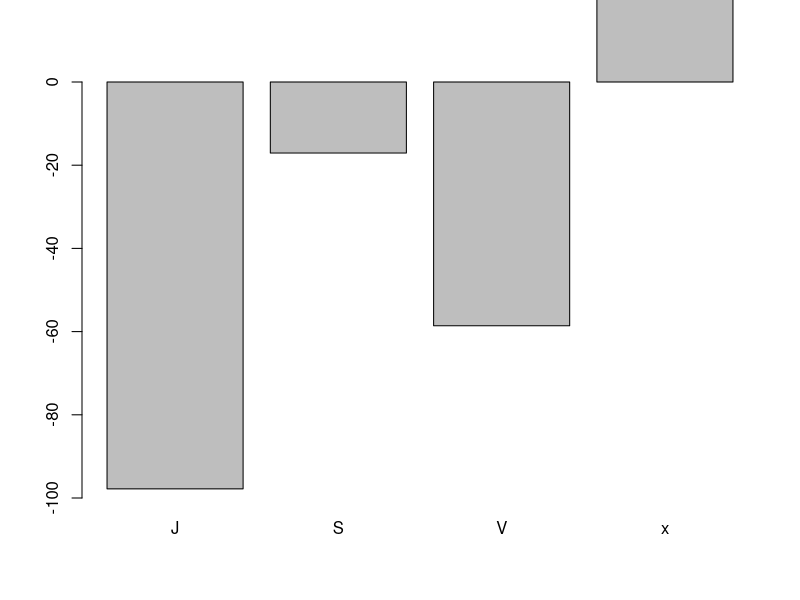
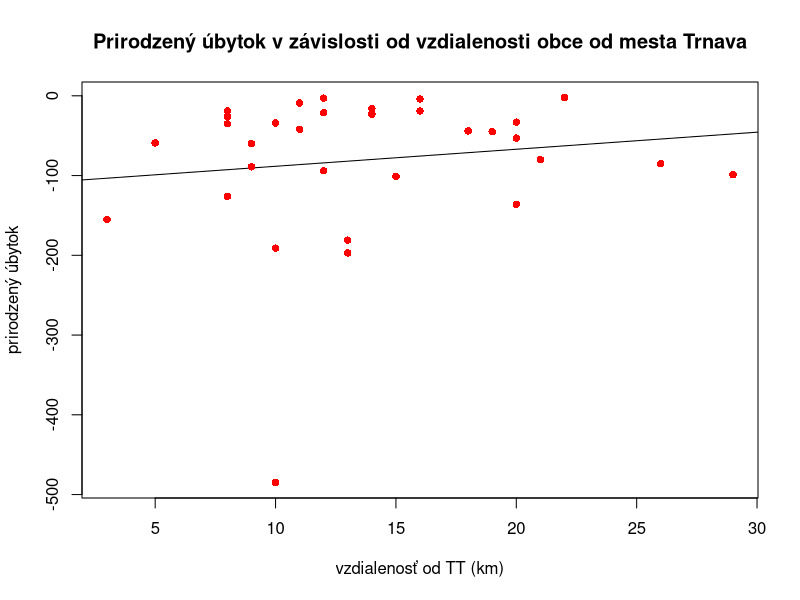
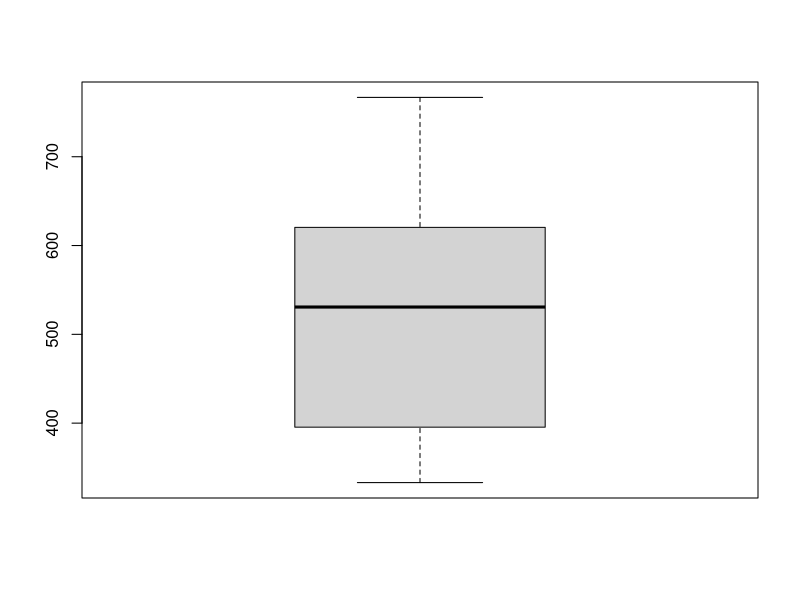
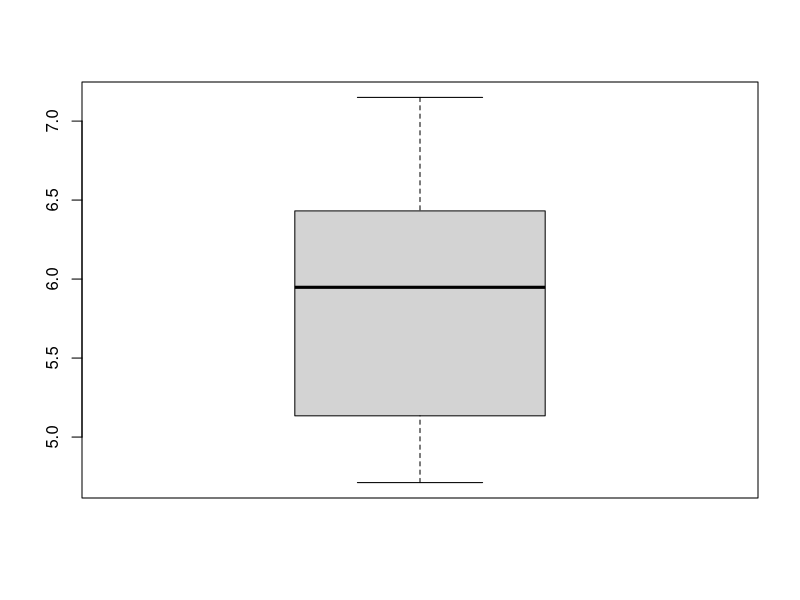
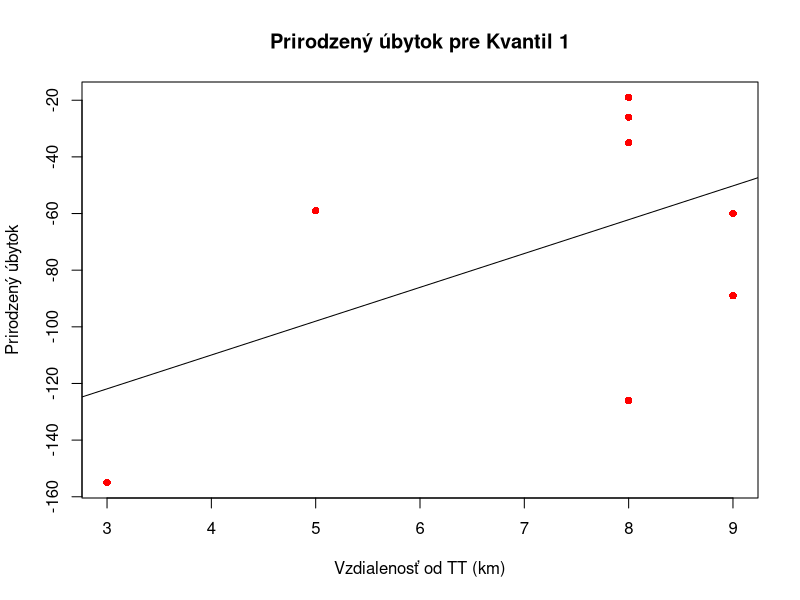
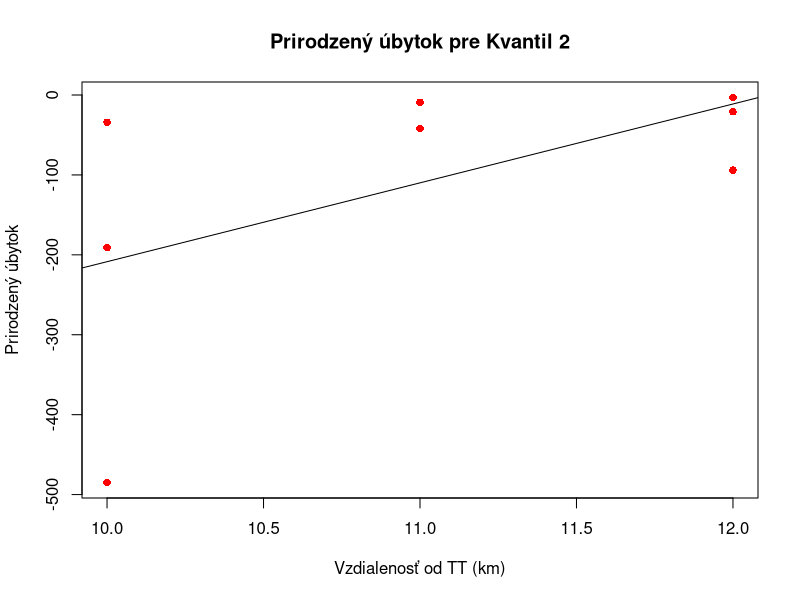
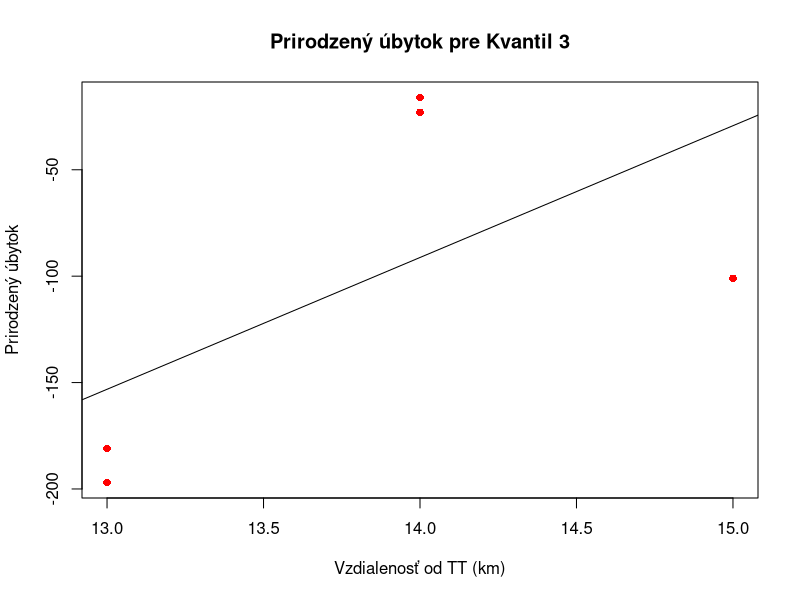
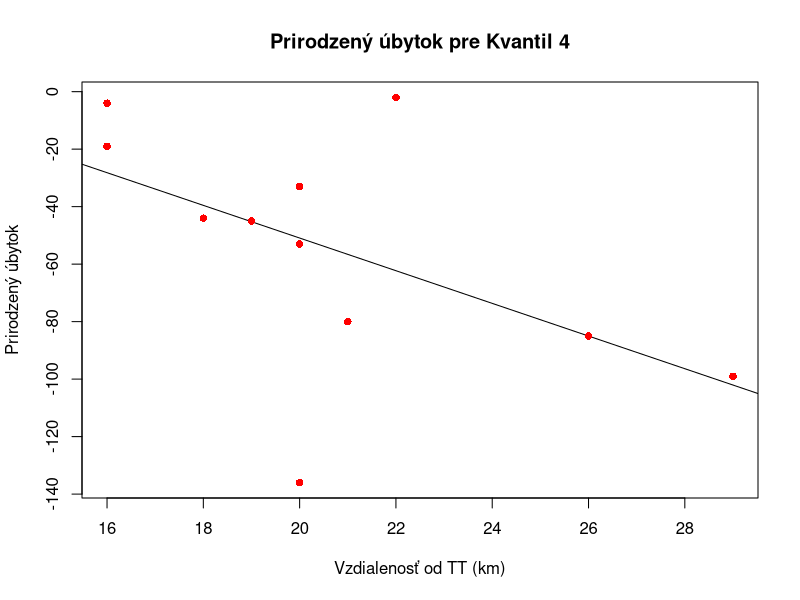

The R script that drew these images, in order: (Note: this script raises an error after producing the figures.)
## ---- chunk 1
# for rendering run this command in console:
# rmarkdown::render("project.Rmd", "html_notebook")
library(tidyverse)  
library(gmodels)
data <- read_csv("data/dataset.csv")
## ---- chunk 2
averageDistance_nb = data %>%
  select(`Vzdialenosť od Trnavy(km)`, `Svetová strana od Trnavy`) %>%
  group_by(`Svetová strana od Trnavy`) %>%
  summarise(priemerna_vzdialenost=mean(strtoi(`Vzdialenosť od Trnavy(km)`)),
            pocet_obci=n())

# 4. riadok vynechaný kvôli mestu trnava
averageDistance_nb[-4,]
## ---- chunk 3
naturalBalance_all = data %>%
  select(1:57, `Vzdialenosť od Trnavy(km)`, `Svetová strana od Trnavy`) %>%
  mutate(spolu_narodených=rowSums(across(2:29)),
         spolu_zomretých=rowSums(across(30:57)),
         spolu_prirodzený_prírastok=spolu_narodených-spolu_zomretých
         ) %>%
  select(1, 58, 59, 60, 61, 62) 

naturalBalance_all %>%
  arrange(`spolu_prirodzený_prírastok`)

## ---- chunk 4

naturalDecrease_all = naturalBalance_all[-0:-2,] %>%
  filter(spolu_prirodzený_prírastok < 0)
naturalDecrease_all

## ---- chunk 5
nrow(naturalDecrease_all)
## ---- chunk 6
dying_muni_total = naturalDecrease_all %>%
  group_by(`Svetová strana od Trnavy`) %>%
  summarise(počet_vymierajúcich_obcí=n())

dying_muni_total
## ---- chunk 7
naturalIncrease_all = data %>%
  select(1:57, `Vzdialenosť od Trnavy(km)`,`Svetová strana od Trnavy`) %>%
  mutate(spolu_narodených=rowSums(across(2:29)),
         spolu_zomretých=rowSums(across(30:57)),
         increase=spolu_narodených-spolu_zomretých
         ) %>%
  select(1, `Vzdialenosť od Trnavy(km)`,`Svetová strana od Trnavy`, `increase`) %>%
  group_by(`Svetová strana od Trnavy`) %>%
  summarise(priemerný_pokles = mean(`increase`))

naturalIncrease_all <- naturalIncrease_all[-4,]
naturalIncrease_all

## ---- chunk 8
barplot(naturalIncrease_all[["priemerný_pokles"]],ylim=c(-100,0), names.arg=naturalIncrease_all[["Svetová strana od Trnavy"]])
## ---- chunk 9
merge(averageDistance_nb[-4,], naturalIncrease_all)
## ---- chunk 10

temporary_nb=data[-1,"Vzdialenosť od Trnavy(km)"]
quantile_values=quantile(strtoi(temporary_nb[["Vzdialenosť od Trnavy(km)"]]))


naturalBalance_quantiled = naturalBalance_all %>% 
  mutate(quantile=(ifelse(strtoi(`Vzdialenosť od Trnavy(km)`) <= quantile_values[2] , 1,
                   ifelse(strtoi(`Vzdialenosť od Trnavy(km)`) > quantile_values[2] & strtoi(`Vzdialenosť od Trnavy(km)`) <= quantile_values[3],2,
                   ifelse(strtoi(`Vzdialenosť od Trnavy(km)`)>quantile_values[3] & strtoi(`Vzdialenosť od Trnavy(km)`) < quantile_values[4],3,4))))) %>% 
  filter(spolu_prirodzený_prírastok < 0)

naturalBalance_quantiled

## ---- chunk 11
quantiled_data_splited=split(naturalBalance_quantiled[-0:-2,], naturalBalance_quantiled[-0:-2,]$quantile)
quantiled_data_splited
## ---- chunk 12

distance_nb = strtoi(naturalBalance_quantiled[-0:-2,]$`Vzdialenosť od Trnavy(km)`)
increase_nb = naturalBalance_quantiled[-0:-2,]$`spolu_prirodzený_prírastok`

fit_nb <- lm(increase_nb ~  distance_nb , data=naturalBalance_quantiled[-0:-2,])

plot(
  distance_nb,
  increase_nb,
  xlab = "vzdialenosť od TT (km)",
  ylab = "prirodzený úbytok",
  col="red",  
  pch=16,
  abline(fit_nb),
  main = "Prirodzený úbytok v závislosti od vzdialenosti obce od mesta Trnava",
  
)

## ---- chunk 13

data_sample <- map(1:40, ~naturalBalance_quantiled[sort(sample(1:dim(naturalBalance_quantiled)[1], size = 0.5*dim(naturalBalance_quantiled)[1])),])
models <- map(data_sample, ~lm(.x$`Vzdialenosť od Trnavy(km)` ~ .x$`spolu_prirodzený_prírastok` ))
listOfFunctions <- list(coefficients= coef, residuals = residuals)
f <- function(x) {sapply(listOfFunctions, function(g) g(x))}
extractedData <- map(models, ~f(.x))


sd(map_dbl(models, ~coef(.x)[1]))
sd(map_dbl(models, ~coef(.x)[2]))

rss <- map_dbl(models, ~ sum(resid(.x)^2))
rse <- map_dbl(rss, ~sqrt(.x/(0.5*dim(naturalBalance_quantiled)[1]-2)))

boxplot(rss)
boxplot(rse)
## ---- chunk 14

cfs <- map_dbl(models, ~ coef(.x)[2])
t.test(cfs, mu=0)

## ---- chunk 15

temp=quantiled_data_splited[1]

fit_nb_q1 <- lm(temp[[1]]$`spolu_prirodzený_prírastok` ~  strtoi(temp[[1]]$`Vzdialenosť od Trnavy(km)`) , data=temp)

plot(
  temp[[1]]$`Vzdialenosť od Trnavy(km)`,
  temp[[1]]$`spolu_prirodzený_prírastok`,
  xlab = "Vzdialenosť od TT (km)",
  ylab = "Prirodzený úbytok",
  abline(fit_nb_q1),
  col="red",  
  pch=16,
  main = "Prirodzený úbytok pre Kvantil 1",
)

## ---- chunk 16

temp=quantiled_data_splited[2]

fit_nb_q2 <- lm(temp[[1]]$`spolu_prirodzený_prírastok` ~  strtoi(temp[[1]]$`Vzdialenosť od Trnavy(km)`) , data=temp)

plot(
  temp[[1]]$`Vzdialenosť od Trnavy(km)`,
  temp[[1]]$`spolu_prirodzený_prírastok`,
  xlab = "Vzdialenosť od TT (km)",
  ylab = "Prirodzený úbytok",
  abline(fit_nb_q2),
  col="red",  
  pch=16,
  main = "Prirodzený úbytok pre Kvantil 2",
)

## ---- chunk 17

temp=quantiled_data_splited[3]

fit_nb_q3 <- lm(temp[[1]]$`spolu_prirodzený_prírastok` ~  strtoi(temp[[1]]$`Vzdialenosť od Trnavy(km)`) , data=temp)

plot(
  temp[[1]]$`Vzdialenosť od Trnavy(km)`,
  temp[[1]]$`spolu_prirodzený_prírastok`,
  xlab = "Vzdialenosť od TT (km)",
  ylab = "Prirodzený úbytok",
  abline(fit_nb_q3),
  col="red",  
  pch=16,
  main = "Prirodzený úbytok pre Kvantil 3",
)

## ---- chunk 18

# Tento graf je veľmi zaujímavý nakoľko ide naopak ako ostatné
temp=quantiled_data_splited[4]

fit_nb_q4 <- lm(temp[[1]]$`spolu_prirodzený_prírastok` ~  strtoi(temp[[1]]$`Vzdialenosť od Trnavy(km)`) , data=temp)

plot(
  temp[[1]]$`Vzdialenosť od Trnavy(km)`,
  temp[[1]]$`spolu_prirodzený_prírastok`,
  xlab = "Vzdialenosť od TT (km)",
  ylab = "Prirodzený úbytok",
  abline(fit_nb_q4),
  col="red",  
  pch=16,
  main = "Prirodzený úbytok pre Kvantil 4",
)

## ---- chunk 19
migration_all = data %>%
  mutate(spolu_pristahovanych = rowSums(across(86:112)),
         spolu_odstahovanych = rowSums(across(113:139)),
         spolu_saldo = rowSums(across(140:166)),
         spolu_celkovy_prirastok = rowSums(across(167:193))) %>%
  select(1, 194:198) %>%
  arrange(spolu_saldo)

# remove last row, because it is NA
migration_all <- migration_all[1:(dim(migration_all)[1] - 1),]
migration_all
## ---- chunk 20
migration_all %>%
  select(1, `Vzdialenosť od Trnavy(km)`, spolu_saldo) %>%
  filter(`Vzdialenosť od Trnavy(km)` != 'x') %>%
  arrange(desc(`spolu_saldo`))
## ---- chunk 21
odstahovany_all = migration_all %>%
  filter(spolu_saldo < 0)
odstahovany_all
## ---- chunk 22
data %>%
  select(1, `Vzdialenosť od Trnavy(km)`) %>%
  filter(`Vzdialenosť od Trnavy(km)` != 'x') %>%
  arrange(desc(strtoi(`Vzdialenosť od Trnavy(km)`)))
## ---- chunk 23
odstahovany_muni_total = odstahovany_all %>%
  group_by(`Svetová strana od Trnavy`) %>%
  summarise(odstahovany_municipalities=n())
odstahovany_muni_total
## ---- chunk 24
saldo_mean_direction = migration_all %>%
  filter(`Svetová strana od Trnavy` != 'x') %>%
  group_by(`Svetová strana od Trnavy`) %>%
  summarise(mean_spolu_saldo = mean(`spolu_saldo`))
saldo_mean_direction
## ---- chunk 25
max_saldo_mean = max(saldo_mean_direction['mean_spolu_saldo'])
barplot(
  saldo_mean_direction[["mean_spolu_saldo"]],ylim=c(0, max_saldo_mean + 100), 
  names.arg=saldo_mean_direction[["Svetová strana od Trnavy"]]
  )

## ---- chunk 26
tt_spolu_saldo = migration_all[1,n_col]
tt_spolu_saldo
## ---- chunk 27
sum_saldo = migration_all %>% 
  filter(spolu_saldo > 0) %>%
  summarise(sum(spolu_saldo))
sum_saldo
## ---- chunk 28
sum_saldo + tt_spolu_saldo
## ---- chunk 29
n_row = dim(migration_all)[1] # number of rows
n_col = dim(migration_all)[2] # number of cols

distance = strtoi(migration_all[[2]][2:n_row]) # take x as distance apart from TT
saldo = strtoi(migration_all[[n_col]][2:n_row]) # take y as migracne saldo aparto from TT

fit_migration <- lm(saldo ~ distance, data=migration_all)

plot(
  x=distance,      
  y=saldo,  
  xlab = "vzdialenosť od TT (km)",
  ylab = "migračné saldo",
  col="red",  # nastavenie farby bodiek
  pch=16,      # vyfarbenie bodiek
  main = "Migračne saldo za sledované obdobie v zavislosti od vzdialenosti od TT",
  abline(fit_migration)   # add best fit line in graph
  )
## ---- chunk 30
migration_all_n_subset <- map(1:n_row/2, ~migration_all[sort(sample(1:n_row, size=0.5*n_row)),])
#migration_all_n_subset
## ---- chunk 31
#distance_model = map(migration_all, ~ )

migration_all_models <- map(migration_all_n_subset, ~lm(strtoi(.x[[2]][2:n_row]) ~ strtoi(.x[[n_col]][2:n_row])))
# migration_all_models[1]
## ---- chunk 32
# bind data function
f_bind_data <- function(x, y)
{
  sapply(y, function(g) g(x))
}

# list of b coef and residuals from model fitting
migration_all_coef_list <- list(b_coefficients = coef, residuals = residuals)

# iterate over list of data
migration_all_extracted_data = map(migration_all_models, ~f_bind_data(.x, migration_all_coef_list))

# migration_all_extracted_data[1]
## ---- chunk 33
library(gmodels)
sd(map_dbl(migration_all_models, ~coef(.x)[1])) # sd of intercept values
sd(map_dbl(migration_all_models, ~coef(.x)[2])) # sd of slope values
## ---- chunk 34
migration_all_rss <- map_dbl(migration_all_models, ~sum(resid(.x)^2))
migration_all_rse <- map_dbl(migration_all_rss, ~sqrt(.x/(0.5*n_row-2)))
boxplot(migration_all_rss)
boxplot(migration_all_rse)
## ---- chunk 35
migration_all_cfs <- map_dbl(migration_all_models, ~coef(.x)[2])
t.test(migration_all_cfs, mu=0)
